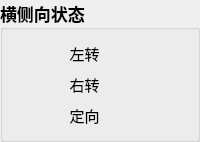
         <widget class="QGroupBox" name="a3">
          <property name="font">
           <font>
            <family>微软雅黑</family>
            <pointsize>13</pointsize>
            <weight>75</weight>
            <bold>true</bold>
           </font>
          </property>
          <property name="title">
           <string>横侧向状态</string>
          </property>
          <property name="flat">
           <bool>false</bool>
          </property>
          <property name="checkable">
           <bool>false</bool>
          </property>
          <layout class="QGridLayout" name="gridLayout_2">
           <item row="0" column="0">
            <widget class="QLabel" name="label_25">
             <property name="minimumSize">
              <size>
               <width>0</width>
               <height>0</height>
              </size>
             </property>
             <property name="font">
              <font>
               <family>微软雅黑</family>
               <pointsize>11</pointsize>
               <weight>50</weight>
               <bold>false</bold>
              </font>
             </property>
             <property name="text">
              <string>左转</string>
             </property>
             <property name="alignment">
              <set>Qt::AlignCenter</set>
             </property>
            </widget>
           </item>
           <item row="1" column="0">
            <widget class="QLabel" name="label_40">
             <property name="minimumSize">
              <size>
               <width>0</width>
               <height>0</height>
              </size>
             </property>
             <property name="font">
              <font>
               <family>微软雅黑</family>
               <pointsize>11</pointsize>
               <weight>50</weight>
               <bold>false</bold>
              </font>
             </property>
             <property name="text">
              <string>右转</string>
             </property>
             <property name="alignment">
              <set>Qt::AlignCenter</set>
             </property>
            </widget>
           </item>
           <item row="2" column="0">
            <widget class="QLabel" name="label_41">
             <property name="minimumSize">
              <size>
               <width>0</width>
               <height>0</height>
              </size>
             </property>
             <property name="font">
              <font>
               <family>微软雅黑</family>
               <pointsize>11</pointsize>
               <weight>50</weight>
               <bold>false</bold>
              </font>
             </property>
             <property name="text">
              <string>定向</string>
             </property>
             <property name="alignment">
              <set>Qt::AlignCenter</set>
             </property>
            </widget>
           </item>
           <item row="0" column="1">
            <widget class="QMyLed" name="turnLeftLed" native="true">
             <property name="sizePolicy">
              <sizepolicy hsizetype="Fixed" vsizetype="Fixed">
               <horstretch>0</horstretch>
               <verstretch>0</verstretch>
              </sizepolicy>
             </property>
             <property name="minimumSize">
              <size>
               <width>25</width>
               <height>25</height>
              </size>
             </property>
            </widget>
           </item>
           <item row="1" column="1">
            <widget class="QMyLed" name="turnRightLed" native="true">
             <property name="sizePolicy">
              <sizepolicy hsizetype="Fixed" vsizetype="Fixed">
               <horstretch>0</horstretch>
               <verstretch>0</verstretch>
              </sizepolicy>
             </property>
             <property name="minimumSize">
              <size>
               <width>25</width>
               <height>25</height>
              </size>
             </property>
            </widget>
           </item>
           <item row="2" column="1">
            <widget class="QMyLed" name="keepDirectLed" native="true">
             <property name="sizePolicy">
              <sizepolicy hsizetype="Fixed" vsizetype="Fixed">
               <horstretch>0</horstretch>
               <verstretch>0</verstretch>
              </sizepolicy>
             </property>
             <property name="minimumSize">
              <size>
               <width>25</width>
               <height>25</height>
              </size>
             </property>
            </widget>
           </item>
          </layout>
         </widget>
